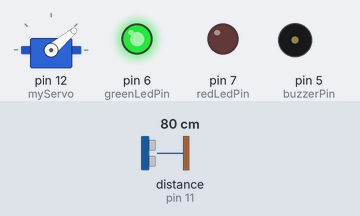
This sketch was run on a simulated Arduino Uno, built with avr-gcc and run on an emulated ATmega328P. Shown: servo, output pins drawn as LEDs (lit = HIGH), buzzer (waves = sounding, pin HIGH). Wiring (inferred from the names in the program): ultrasonic range finder: trigger pin 10; echo pin 11. Inputs (shaded band) come from the test bench; at power-on: distance to the obstacle (sensor on pin 11) 80 cm. The echo pulse lasts 58.3 µs per cm; pins used as bus, display or sensor lines are not drawn; what the sketch prints to the serial monitor is not drawn.

Above: at 1.29 s.
1.3 s: distance to the obstacle (sensor on pin 11) set to 2 cm
At 1.48 s:
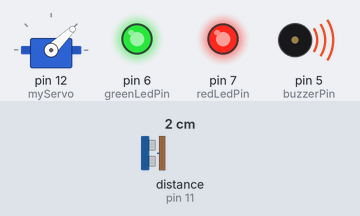
4.3 s: distance to the obstacle (sensor on pin 11) set to 5 cm
7.3 s: distance to the obstacle (sensor on pin 11) set to 8 cm
At 7.45 s:
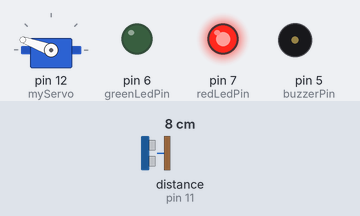
10.3 s: distance to the obstacle (sensor on pin 11) set to 4 cm
At 10.48 s:
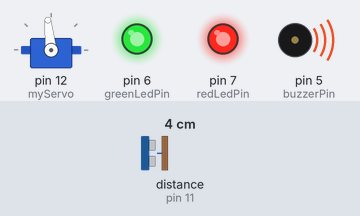
13.3 s: distance to the obstacle (sensor on pin 11) set to 120 cm
At 14.48 s:
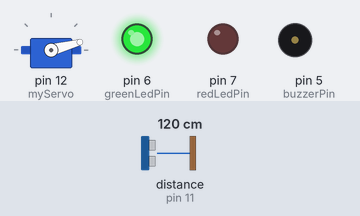
16.3 s: distance to the obstacle (sensor on pin 11) set to 250 cm
Timing chart, 0 to 22.2 s (numbered marks = the images above; inputs shaded):
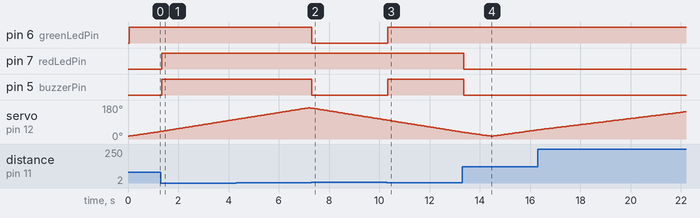

Measured:
- the behaviour switches between 6 and 7 cm on distance to the obstacle (sensor on pin 11) (found by bisection; images 1 and 2)
- after the input at 1.3 s, pin 7 (redLedPin), pin 5 (buzzerPin): LOW → HIGH at once
- after the input at 7.3 s, pin 6 (greenLedPin), pin 5 (buzzerPin): HIGH → LOW at once
- after the input at 10.3 s, pin 6 (greenLedPin), pin 5 (buzzerPin): LOW → HIGH at once
- after the input at 13.3 s, pin 7 (redLedPin), pin 5 (buzzerPin): HIGH → LOW after 0.05 s

The sketch:

final_oct31b.ino
```cpp
#include <Servo.h>

Servo myServo;
const int trigPin = 10;
const int echoPin = 11;
const int greenLedPin = 6; // Green LED connected to digital pin 6
const int redLedPin = 7;   // Red LED connected to digital pin 7
const int buzzerPin =5;   // Buzzer connected to digital pin 8
long duration;
int distance;

void setup() {
  pinMode(trigPin, OUTPUT);
  pinMode(echoPin, INPUT);
  pinMode(greenLedPin, OUTPUT);
  pinMode(redLedPin, OUTPUT);
  pinMode(buzzerPin, OUTPUT);
  Serial.begin(9600);
  myServo.attach(12);
}

void loop() {
  int startDegree = 15;
  int endDegree = 165;
  int totalTime = 7000; // 7 seconds for each direction
  int steps = endDegree - startDegree;
  int delayBetweenSteps = totalTime / steps;

  // Rotate from 15 to 165 degrees linearly
  for (int i = startDegree; i <= endDegree; i++) {
    myServo.write(i);
    delay(delayBetweenSteps);
    distance = calculateDistance();
    logData(i, distance);

    if (distance <= 5) {
      digitalWrite(redLedPin, HIGH); // Turn on the red LED if an object is within 10 cm
      digitalWrite(greenLedPin, HIGH); // Turn off the green LED
      digitalWrite(buzzerPin, HIGH); // Turn on the buzzer
    } else if (distance <= 40) {
      digitalWrite(redLedPin, HIGH); // Turn on the red LED if an object is within 40 cm
      digitalWrite(greenLedPin, LOW); // Turn off the green LED
      digitalWrite(buzzerPin, LOW); // Turn off the buzzer
    } else {
      digitalWrite(redLedPin, LOW); // Turn off the red LED if no object is within 40 cm
      digitalWrite(greenLedPin, HIGH); // Turn on the green LED
      digitalWrite(buzzerPin, LOW); // Turn off the buzuzzer
    }
  }

  // Rotate from 165 to 15 degrees linearly
  for (int i = endDegree; i >= startDegree; i--) {
    myServo.write(i);
    delay(delayBetweenSteps);
    distance = calculateDistance();
    logData(i, distance);

    if (distance <= 5) {
      digitalWrite(redLedPin, HIGH); // Turn on the red LED if an object is within 10 cm
      digitalWrite(greenLedPin, HIGH); // Turn off the green LED
      digitalWrite(buzzerPin, HIGH); // Turn on the buzzer
    } else if (distance <= 40) {
      digitalWrite(redLedPin, HIGH); // Turn on the red LED if an object is within 40 cm
      digitalWrite(greenLedPin, LOW); // Turn off the green LED
      digitalWrite(buzzerPin, LOW); // Turn off the buzzer
    } else {
      digitalWrite(redLedPin, LOW); // Turn off the red LED if no object is within 40 cm
      digitalWrite(greenLedPin, HIGH); // Turn on the green LED
      digitalWrite(buzzerPin, LOW); // Turn off the buzuzzer
    }
  }
}


void logData(int degree, int distance) {
  Serial.print(degree);
  Serial.print(",");
  Serial.print(distance);
  Serial.print(".");
}

int calculateDistance() {
  digitalWrite(trigPin, LOW);
  delayMicroseconds(2);
  digitalWrite(trigPin, HIGH);
  delayMicroseconds(10);
  digitalWrite(trigPin, LOW);
  duration = pulseIn(echoPin, HIGH);
  distance = duration * 0.034 / 2;
  return distance;
}
```
